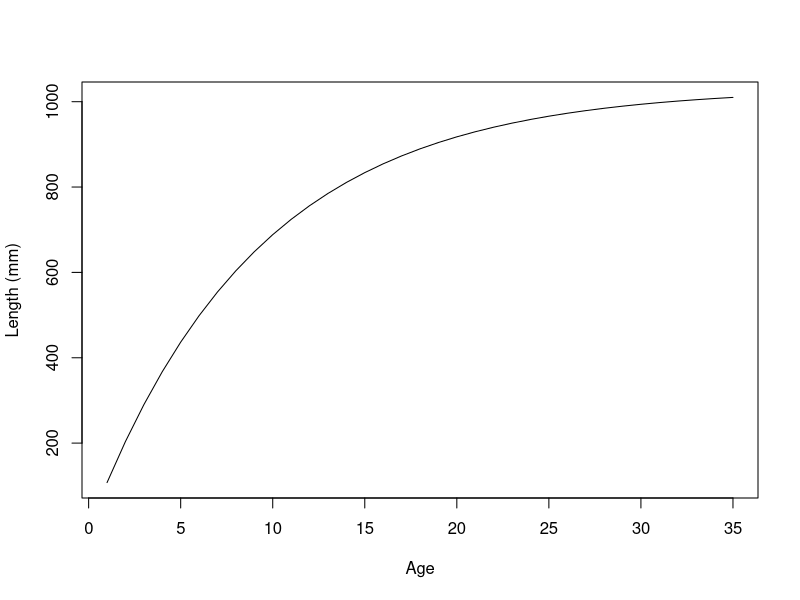
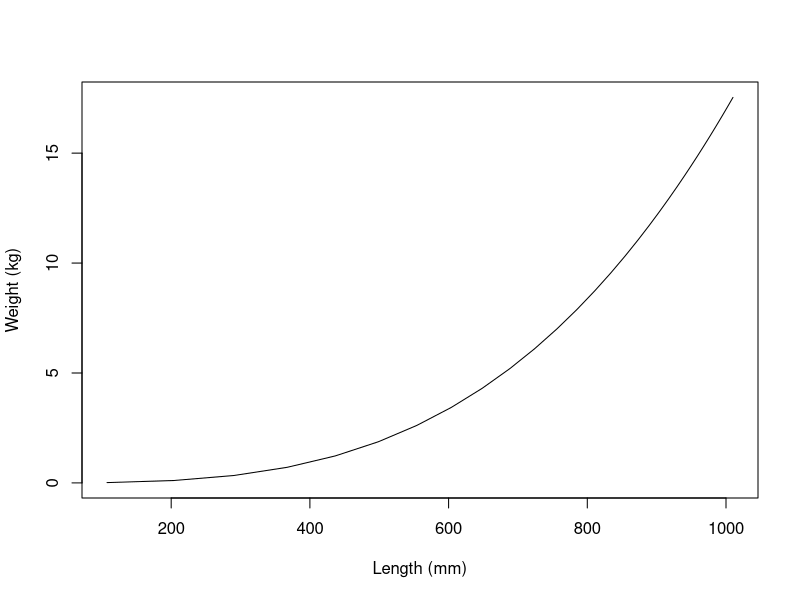
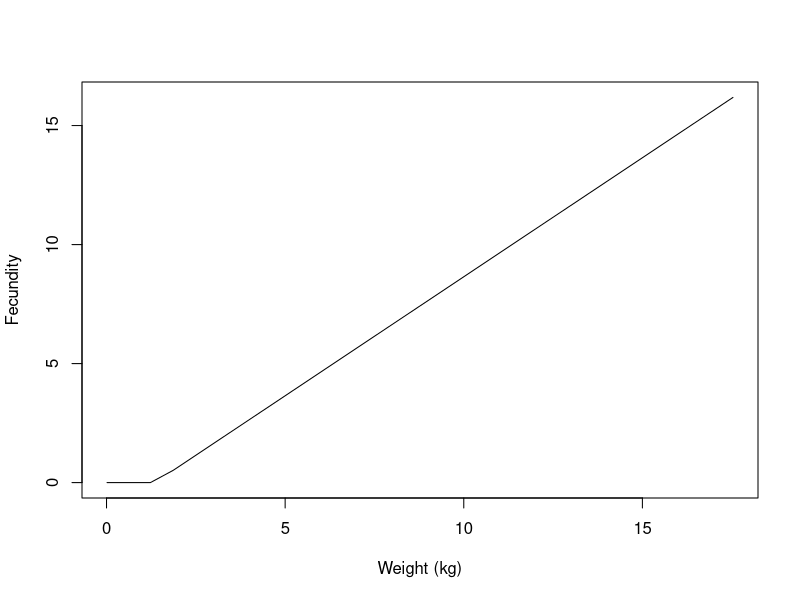
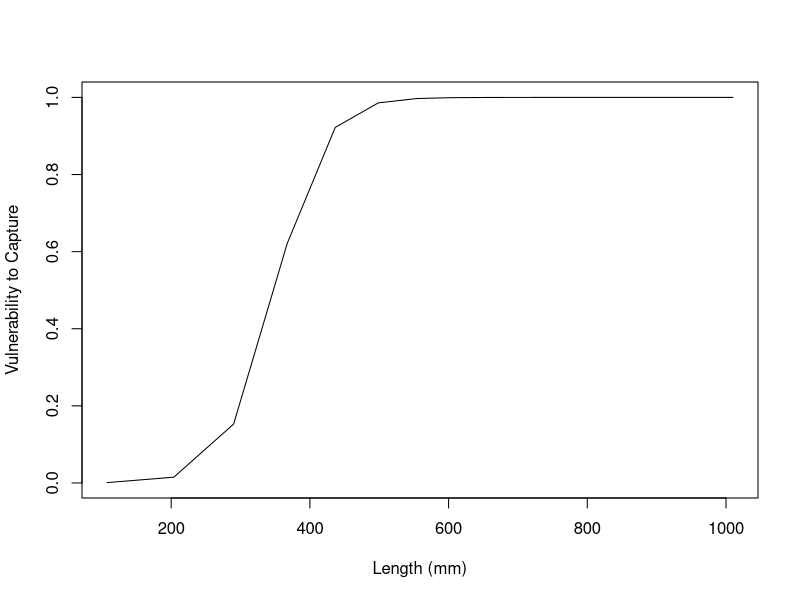
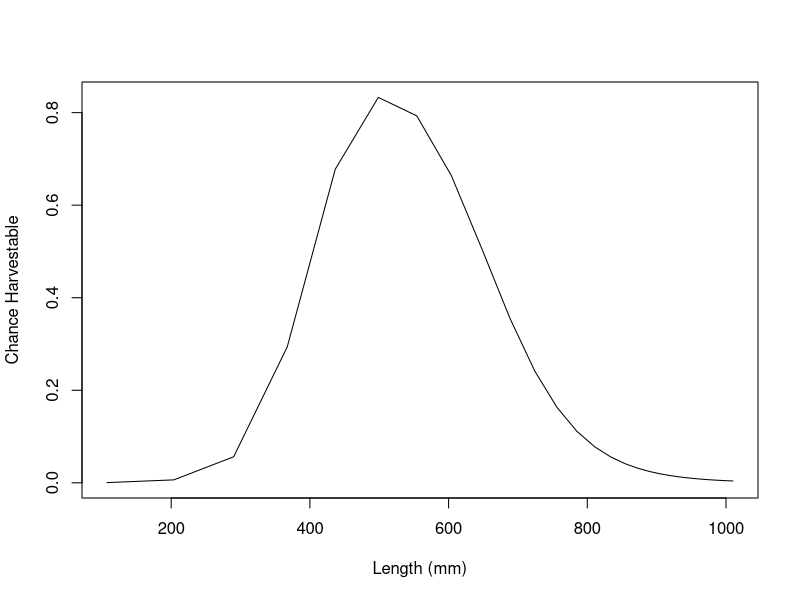
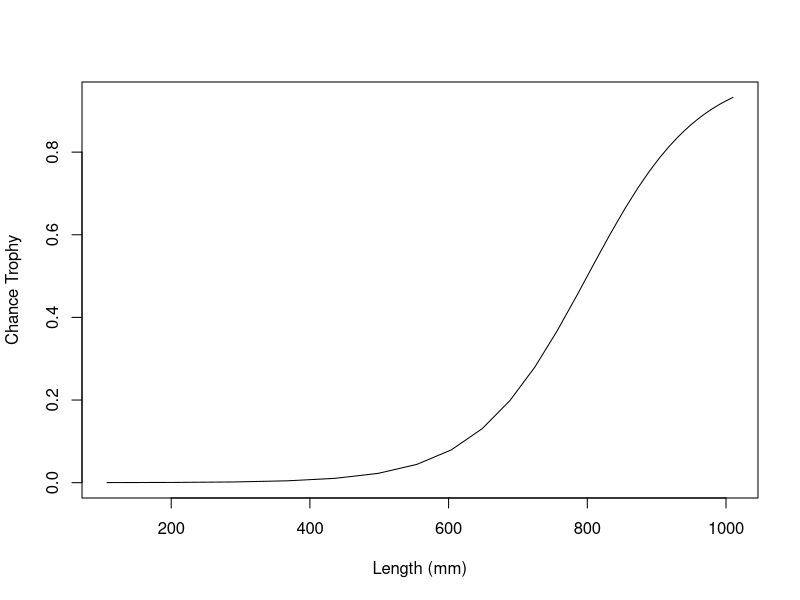
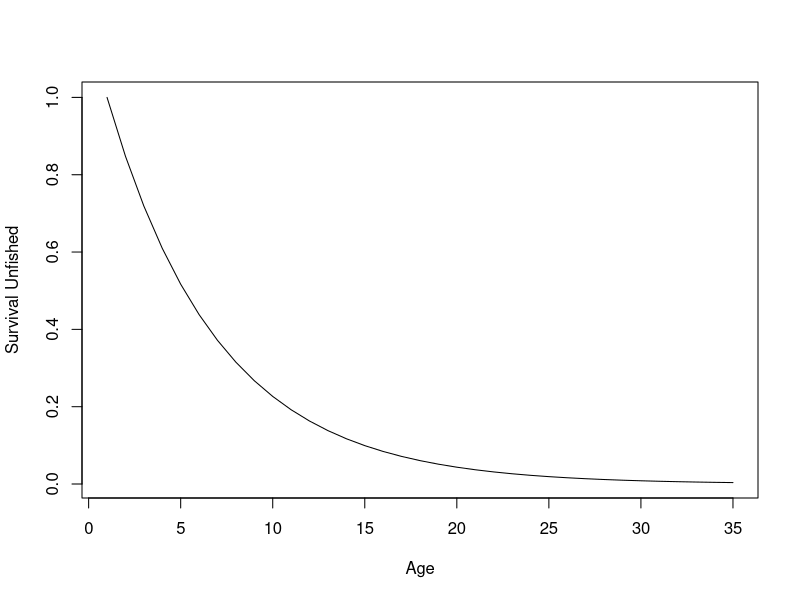
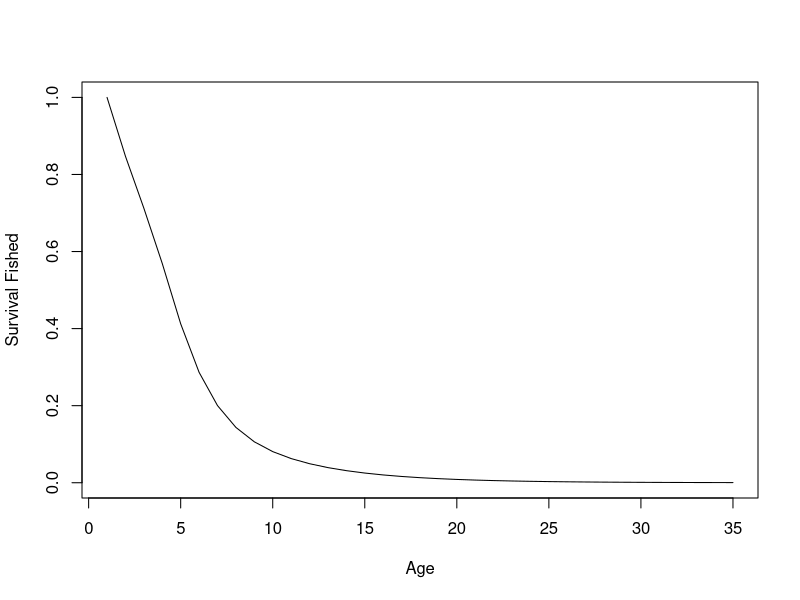

The R script that drew these images, in order:
## ---- chunk 1
A_max <- 35
ages <- seq(1, A_max, 1)

L_inf <- 1032
K <- 0.11
t_0 <- 0

get_lengths <- function(ages, L_inf, K, t_0){
  return(L_inf * (1 - exp(-K * (ages - t_0))))
}

lengths <- get_lengths(ages, L_inf, K, t_0)

plot(
  x=ages,
  y=lengths,
  type="l",
  xlab="Age",
  ylab="Length (mm)"
)
## ---- chunk 2
a <- 5.25 * 10 ^ -6
b <- 3.17

get_weights <- function(lengths, a, b){
  return(a * lengths ^ b / 1000)
}

weights <- get_weights(lengths, a, b)

plot(
  x=lengths,
  y=weights,
  type="l",
  xlab="Length (mm)",
  ylab="Weight (kg)"
)
## ---- chunk 3
L_mat_50 <- 450
W_mat_50 <- get_weights(L_mat_50, a, b)

get_fecundity <- function(weights, L_mat_50) {
  W_mat_50 <- get_weights(L_mat_50, a, b)
  return(pmax(0, weights - W_mat_50))
}

fecundity <- get_fecundity(weights, L_mat_50)

plot(
  x=weights,
  y=fecundity,
  type="l",
  xlab="Weight (kg)",
  ylab="Fecundity"
)
## ---- chunk 4
length_sigma <- 0.1
L_cap_50 <- 350

get_vul_cap <- function(lengths, L_cap_50, length_sigma) {
  sigma <- L_cap_50 * length_sigma
  return(
    1 / (1 + exp((L_cap_50 - lengths)/sigma))
  )
}

vul_cap <- get_vul_cap(lengths, L_cap_50, length_sigma)

plot(
  x=lengths,
  y=vul_cap,
  type="l",
  xlab="Length (mm)",
  ylab="Vulnerability to Capture"
)
## ---- chunk 5
minLL <- 400
maxLL <- 650

get_chance_harvestable <- function(lengths, minLL, maxLL, length_sigma) {
  max_sigma <- maxLL * length_sigma
  min_sigma <- minLL * length_sigma
  return(
    1 / (1 + exp((minLL - lengths)/min_sigma))
    - 1 / (1 + exp((maxLL - lengths)/max_sigma))
  )
}

chance_harvestable <- get_chance_harvestable(
  lengths, minLL, maxLL, length_sigma
)

plot(
  x=lengths,
  y=chance_harvestable,
  type="l",
  xlab="Length (mm)",
  ylab="Chance Harvestable"
)
## ---- chunk 6
L_tropy_50 <- 800

get_chance_trophy <- function(lengths, L_tropy_50, length_sigma) {
  sigma <- L_tropy_50 * length_sigma
  return(
    1 / (1 + exp((L_tropy_50 - lengths)/sigma))
  )
}

chance_trophy <- get_chance_trophy(lengths, L_tropy_50, length_sigma)

plot(
  x=lengths,
  y=chance_trophy,
  type="l",
  xlab="Length (mm)",
  ylab="Chance Trophy"
)
## ---- chunk 7
get_S <- function(K) {
  return(exp(-1.5 * K))
}

get_natural_factor <- function(A_max, S) {
    return(c(1, rep(S, A_max - 1)))
}

natural_factor <- get_natural_factor(A_max, get_S(K))

plot(
  x=ages,
  y=cumprod(natural_factor),
  type="l",
  xlab="Age",
  ylab="Survival Unfished"
)
## ---- chunk 8
U_harv <- 0.2
U_caught <- 0.1
D <- 0.15

get_harvest_factor <- function(
  U_harv, vul_cap, chance_harvestable
) {
  return(
    c(
      1, 1 - U_harv * vul_cap[-(1:1)] * chance_harvestable[-(1:1)]
    )
  )
}

get_discard_factor <- function(
    U_harv, U_caught, vul_cap, chance_harvestable, D
) {
  U <- U_harv + U_caught
  return(
    c(
      1, 1 - (
        U * vul_cap[-(1:1)] 
        - U_harv * vul_cap[-(1:1)] * chance_harvestable[-(1:1)]
      ) * D
    )
  )
}

harvest_factor <- get_harvest_factor(
  U_harv, vul_cap, chance_harvestable
)

discard_factor <- get_discard_factor(
  U_harv, U_caught, vul_cap, chance_harvestable, D
)

plot(
  x=ages,
  y=cumprod(natural_factor * harvest_factor * discard_factor),
  type="l",
  xlab="Age",
  ylab="Survival Fished"
)
## ---- chunk 9
Ro <- 1000
recK <- 18

get_recruitment_params <- function(
  Ro, recK, fecundity, natural_factor
) {
  epro <- sum(fecundity * cumprod(natural_factor))
  Eo <- Ro * epro
  bha <- recK / epro
  bhb <- (recK - 1) / Eo
  return(c(bha, bhb))
}

recruiment_params <- get_recruitment_params(
  Ro, recK, fecundity, natural_factor
)
bha <- recruiment_params[1]
bhb <- recruiment_params[2]

c(bha, bhb)
## ---- chunk 10
get_recruitment <- function(
    bha, bhb, sigma, total_fecundity
) {
  base_recruitment <- bha * total_fecundity / (1 + bhb * total_fecundity)
  error <- exp(rnorm(length(total_fecundity), 0, sigma) - 0.5 * sigma ^ 2)
  return(base_recruitment * error)
}

rec_sigma <- 0.2
total_fecundity <- rep(sum(fecundity * cumprod(natural_factor)) * Ro, 100)
recruitment <- get_recruitment(bha, bhb, rec_sigma, total_fecundity)
hist(recruitment)
## ---- chunk 11

simulate <- function(
  years, # years to simulate
  A_max, # ages to consider
  L_inf, K, t_0, # length params
  a, b, # weight params
  L_mat_50, # fecundity params
  L_cap_50, # vulnerability params
  minLL, maxLL, # harvestability params
  U_harv, U_caught, D, # survival params
  Ro, recK, # recruitment params
  length_sigma, rec_sigma # variability params
) {
  # build all of the modeling components
  ages <- seq(1, A_max, 1)
  lengths <- get_lengths(ages, L_inf, K, t_0)
  weights <- get_weights(lengths, a, b)
  fecundity <- get_fecundity(weights, L_mat_50)
  vul_cap <- get_vul_cap(lengths, L_cap_50, length_sigma)
  chance_harvestable <- get_chance_harvestable(
    lengths, minLL, maxLL, length_sigma
  )
  S <- get_S(K)
  natural_factor <- get_natural_factor(A_max, S)
  harvest_factor <- get_harvest_factor(
    U_harv, vul_cap, chance_harvestable
  )
  discard_factor <- get_discard_factor(
    U_harv, U_caught, vul_cap, chance_harvestable, D
  )
  recruitment_params <- get_recruitment_params(
    Ro, recK, fecundity, natural_factor
  )
  bha <- recruitment_params[1]
  bhb <- recruitment_params[2]

  # initialize the population
  population <- matrix(0, nrow=years, ncol=A_max)
  population[1,] <- Ro * cumprod(natural_factor)

  # simulate forward
  for (i in 2:years) {
    # get the total fecundity
    total_fecundity <- sum(fecundity * population[i-1,])

    # get the recruitment
    recruitment <- get_recruitment(
      bha, bhb, rec_sigma, total_fecundity
    )

    # get the new population
    population[i,2:A_max] <- (
      population[i-1,1:(A_max-1)] * natural_factor[2:A_max] * harvest_factor[2:A_max] * discard_factor[2:A_max]
    )
    population[i,1] <- recruitment
  }
  return(population)
}

simulate(
  10,
  A_max,
  L_inf, K, t_0,
  a, b,
  L_mat_50,
  L_cap_50,
  minLL, maxLL,
  U_harv, U_caught, D,
  Ro, recK,
  length_sigma, rec_sigma
)
